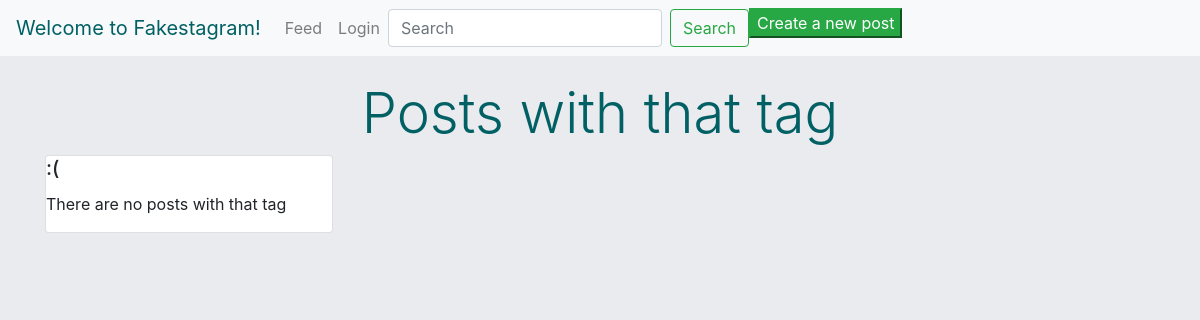
Page /tag/curly/ on the earlier database version.
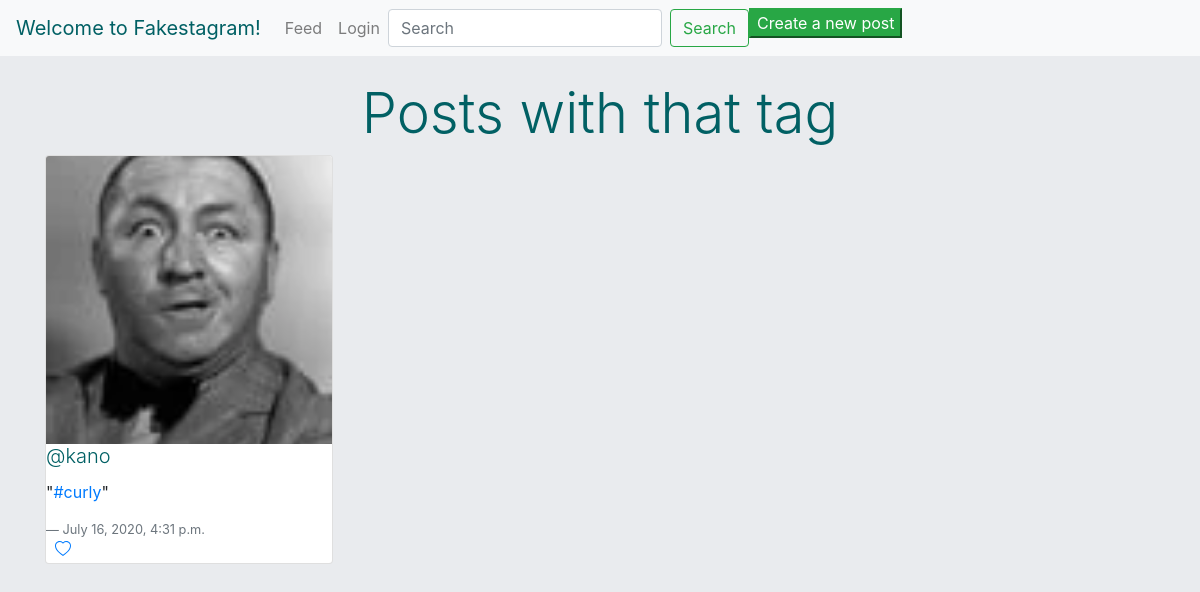
Same page on the later database version.
### insta_backend/models.py (models this page shows, shortened)
class Post(models.Model):
    author = models.ForeignKey(
        'authentication.Author',
        on_delete=models.CASCADE
    )
    image = models.ImageField(upload_to='post_uploads/')
    caption = models.TextField(max_length=500)
    created_timestamp = models.DateTimeField(auto_now_add=True)
    updated_timestamp = models.DateTimeField(auto_now=True)
    likes = models.ManyToManyField(
        'authentication.Author',
        blank=True,
        related_name="authors_who_like_this"
        )
    comments = models.ManyToManyField('authentication.Author', blank=True, related_name="authors_who_commented_this")

### authentication/models.py (models this page shows, shortened)
class Author(AbstractBaseUser):
    name = models.CharField(max_length=50)
    username = models.CharField(max_length=50, unique=True)
    slug = models.SlugField(null=False, unique=True)
    email = models.EmailField(max_length=100, unique=True)
    active = models.BooleanField(default=True)
    staff = models.BooleanField(default=False)
    admin = models.BooleanField(default=False)
    following = models.ManyToManyField(
        'self',
        related_name="following"
    )
    USERNAME_FIELD = 'username'
    REQUIRED_FIELDS = ['email', 'name']
    objects = AuthorManager()

### tags/views.py (the view)
# urls.py: path("tag/<str:slug>/", tag_list, name="tag_list"),
def tag_list(request, slug):
    html = "tag_list.html"
    tag = Tag.objects.get(slug=slug)
    posts = tag.post.all()
    return render(request, html, {'posts': posts})

### authentication/templates/tag_list.html (shortened to what this page needs)
{% extends 'base.html' %}
{% block content %}
    <div class="feed" style="margin-bottom: 10rem;">
    <h1 class='display-4 mt-4 text-center' style="color: #016064;">Posts with that tag</h1>
    {% if posts %}
        <div class="card-columns">
        {% for post in posts %}
            <a href={% url 'post_detail' id=post.id %}>
            <div class="card" style="width: 18rem;">
            {% load static %}
                <img class="card-img-top" style="object-fit: cover; height: 18rem;" src="{{ post.image.url }}"/>
                <h5 class="lead card-title"><a style="color: #016064" href={% url 'profile' slug=post.author.slug %}>@{{ post.author.username }}</a></h5>
                <p class="card-text">"{{ post.caption|safe}}"</p>
                <footer class="blockquote-footer">{{ post.created_timestamp }}</footer>
                <a href="{% url 'post-like' pk=post.pk %}" class="card-link">
                </a>
                <br>
            </div>
        {% endfor %}
        {% else %}
        <div class="card" style="width: 18rem;">
            <h5 class="card-title"> :( </h5>
            <p> There are no posts with that tag </p>
        </div>
    {% endif %}
    </div>
{% endblock%}

Differences in the rows shown:
added Post: image (picture), author.username "kano", caption "#curly", created_timestamp "July 16, 2020, 4:31 p.m."
Other differences:
text no longer shown: ":( There are no posts with that tag"
